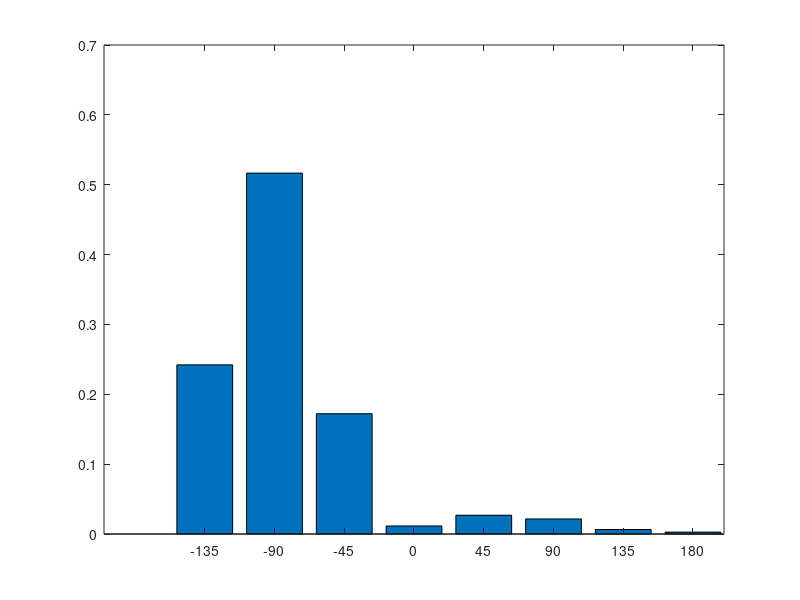

Write the MATLAB code that produced this figure.
% P(OML0L1L2) = P(O)P(M|O)P(L0|O)P(L1|O)P(L2|O)
 
% conjuntos de valores
setO = [-135 -90 -45 0 45 90 135 180];
setM = [-1 0 1];
setL = [0 1 2];
 
% probabilidade conjunta. dimensoes:
% (i, j, k, l, m) -> O, M, L0, L1, L2
POML0L1L2 = zeros(8, 3, 3, 3, 3);
 
% probabilidades dadas
PO = ones(8, 1, 1, 1, 1)/8;
PMgO = [0.9 0.05 0.05; 0.9 0.05 0.05; 0.9 0.05 0.05; 0.05 0.9 0.05; ...
    0.05 0.05 0.9; 0.05 0.05 0.9; 0.05 0.05 0.9; 0.05 0.05 0.9];
PL0gO = [0.8 0.15 0.05; 0.5 0.3 0.2; 0.1 0.3 0.6; 0.02 0.08 0.9; ...
    0.1 0.3 0.6; 0.5 0.3 0.2; 0.8 0.15 0.05; 0.8 0.15 0.05];
PL0gO = permute(PL0gO, [1 3 2 4 5]);
PL1gO = [0.02 0.08 0.9; 0.1 0.3 0.6; 0.5 0.3 0.2; 0.8 0.15 0.05; ...
    0.8 0.15 0.05; 0.5 0.3 0.2; 0.1 0.3 0.6; 0.8 0.15 0.05];
PL1gO = permute(PL1gO, [1 3 4 2 5]);
PL2gO = [0.5 0.3 0.2; 0.8 0.15 0.05; 0.8 0.15 0.05; 0.8 0.15 0.05; ...
    0.5 0.3 0.2; 0.1 0.3 0.6; 0.02 0.08 0.9; 0.1 0.3 0.6];
PL2gO = permute(PL2gO, [1 3 4 5 2]);
 
% P(O=i,M=j,L0=k,L1=l,L2=m) =
% P(O=i)P(M=j|O=i)P(L0=k|O=i)P(L1=l|O=i)P(L2=m|O=i)
for i = 1:8
    for j = 1:3
        for k = 1:3
            for l = 1:3
                for m = 1:3
                    POML0L1L2(i, j, k, l, m) = PO(i, 1, 1, 1, 1)* ...
                        PMgO(i, j, 1, 1, 1) * PL0gO(i, 1, k, 1, 1) * ...
                        PL1gO(i, 1, 1, l, 1) * PL2gO(i, 1, 1, 1, m);
                end
            end
        end
    end
end
 
% P(O|L0=k,L1=l,L2=m) = P(O,L0=k,L1=l,L2=m)/P(L0=k,L1=l,L2=m) =
% sum[P(OM,L0=k,L1=l,L2=m), M]/sum[P(OM,L0=k,L1=l,L2=m), [O M]]
POgL0L1L2 = zeros(8, 1, 3, 3, 3);
POL0L1L2 = sum(POML0L1L2, 2);
PL0L1L2 = sum(sum(POML0L1L2, 1), 2);
for i = 1:8
    for k = 1:3
        for l = 1:3
            for m = 1:3
                POgL0L1L2(i, 1, k, l, m) = POL0L1L2(i, 1, k, l, m)/ ...
                    PL0L1L2(1, 1, k, l, m);
            end
        end
    end
end
 
% P(O|l0=1,l1=2,l2=0)
% stem(setO, POgL0L1L2(:, 1, 2, 3, 1));
bar(setO, POgL0L1L2(:, 1, 2, 3, 1));